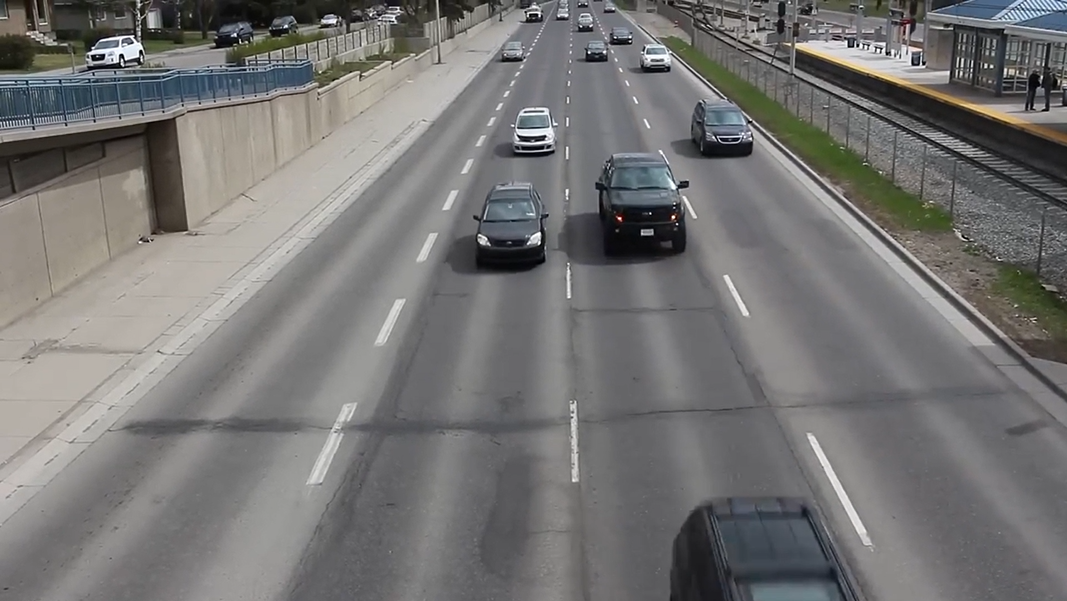
#> input picture Kryvokhata-Mariia-IM-21-Lab4/pythonProject/highway_image.png, 1067 x 601 px
$ python cars-image-detection.py
#> lines starting #> are read from the running program, lines starting #| are printed output that depends on the picture; after the words box and inside, x2 and y2 are one past the last pixel; in counts of white or black regions, pixels touching at a corner belong together
import cv2
import numpy as np
from matplotlib import pyplot as plt


def form_input_histogram(img, title):
    if len(img.shape) == 3:
        gray = cv2.cvtColor(img, cv2.COLOR_BGR2GRAY)
    else:
        gray = img

    plt.figure(figsize=(12, 4))
    plt.subplot(121)
    plt.imshow(cv2.cvtColor(img, cv2.COLOR_BGR2RGB))
    plt.title(title)

    plt.subplot(122)
    plt.hist(gray.ravel(), 256, [0, 256])
    plt.title('Brightness Histogram')
    plt.xlabel('Pixel Intensity')
    plt.ylabel('Frequency')
    plt.show()

    return gray


def form_closer_masked_hist(masked_img):
    if len(masked_img.shape) == 3:
        gray = cv2.cvtColor(masked_img, cv2.COLOR_BGR2GRAY)
    else:
        gray = masked_img

        # Plotting the image
    plt.figure(figsize=(15, 5))

    plt.subplot(121)
    plt.imshow(cv2.cvtColor(masked_img, cv2.COLOR_BGR2RGB))
    plt.title('Masked Image')

    hist = cv2.calcHist([gray], [0], None, [256], [0, 256])

    # Ignoring the spike at 0 intensity to see everything else better
    hist[0] = np.nan

    # Plotting the histogram
    plt.subplot(122)
    plt.plot(hist, color='blue')
    plt.title('Brightness Diagram Without Spike at 0')
    plt.xlabel('Pixel Intensity')
    plt.ylabel('Frequency')
    plt.xlim([0, 255])
    plt.ylim([0, np.nanmax(hist) * 1.1])
    plt.show()

    return gray


def create_road_mask(img):
    height, width = img.shape[:2]
    road_mask = np.zeros((height, width), dtype=np.uint8)

    pts = np.array([
        [0, int(height * 0.8)],                 # Near bottom-left corner
        [0, height],                            # Bottom-left corner
        [width, height],                        # Bottom-right corner
        [width, int(height * 0.6)],             # Near bottom-right corner
        [int(width * 0.6), int(height * 0.01)],  # Near top-right
        [int(width * 0.5), int(height * 0.01)]   # Near top-left
    ], np.int32)

    # Filling the mask with the trapezoidal region
    cv2.fillPoly(road_mask, [pts], 255)

    masked_img = cv2.bitwise_and(img, img, mask=road_mask)

    return masked_img, road_mask


def histogram_based_filtering(img):
    # Converting to HSV color space
    hsv = cv2.cvtColor(img, cv2.COLOR_BGR2HSV)

    # Defining HSV ranges for vehicle detection
    lower_color1 = np.array([0, 65, 50])  # Light colors
    upper_color1 = np.array([180, 255, 255])

    lower_color2 = np.array([0, 0, 0])  # Dark colors
    upper_color2 = np.array([180, 255, 50])  # Lower V value for darker colors

    # Creating masks using defined color ranges
    mask1 = cv2.inRange(hsv, lower_color1, upper_color1)
    mask2 = cv2.inRange(hsv, lower_color2, upper_color2)

    # Combining masks
    color_mask = cv2.bitwise_or(mask1, mask2)

    # Combining with histogram filtering
    binary = cv2.adaptiveThreshold(
        color_mask, 255, cv2.ADAPTIVE_THRESH_GAUSSIAN_C,
        cv2.THRESH_BINARY_INV, 25, 25
    )

    # Morphological operations to clean up the mask
    kernel = np.ones((2, 2), np.uint8)
    filtered = cv2.morphologyEx(binary, cv2.MORPH_CLOSE, kernel)
    filtered = cv2.morphologyEx(filtered, cv2.MORPH_OPEN, kernel)

    return filtered


def detect_vehicles(original_img, processed_img, road_mask):
    contours, _ = cv2.findContours(
        processed_img,
        cv2.RETR_EXTERNAL,
        cv2.CHAIN_APPROX_SIMPLE
    )

    vehicles = []
    for contour in contours:
        area = cv2.contourArea(contour)
        if area < 200:
            continue

        x, y, w, h = cv2.boundingRect(contour)

        # Checking if the contour is within the road mask
        if np.all(road_mask[y:y + h, x:x + w] > 0):
            aspect_ratio = float(w) / h
            if 0.3 < aspect_ratio < 3.0:
                vehicles.append(contour)

    # Drawing detected vehicles
    result = original_img.copy()
    cv2.drawContours(result, vehicles, -1, (0, 255, 0), 2)

    # Drawing rectangles to better see detected vehicles
    for contour in vehicles:
        x, y, w, h = cv2.boundingRect(contour)
        cv2.rectangle(result, (x, y), (x + w, y + h), (255, 0, 0), 2)

    return result, vehicles


def process_frame(frame_path):
    img = cv2.imread(frame_path)
    if img is None:
        raise ValueError(f"Error reading image at {frame_path}")

    form_input_histogram(img, 'Original Image')

    masked_img, road_mask = create_road_mask(img)
    form_input_histogram(masked_img, "Masked image")
    form_closer_masked_hist(masked_img)

    filtered = histogram_based_filtering(masked_img)

    result, vehicles = detect_vehicles(img, filtered, road_mask)

    plt.figure(figsize=(15, 5))
    plt.subplot(131)
    plt.imshow(cv2.cvtColor(masked_img, cv2.COLOR_BGR2RGB))
    plt.title('Masked Road Region')

    plt.subplot(132)
    plt.imshow(filtered, cmap='gray')
    plt.title('Filtered Image')

    plt.subplot(133)
    plt.imshow(cv2.cvtColor(result, cv2.COLOR_BGR2RGB))
    plt.title(f'Detected Vehicles: {len(vehicles)}')
    plt.show()

    return result, vehicles


def main():
    frame_path = 'highway_image.png'
    result, vehicles = process_frame(frame_path)
#> in process_frame, img is the input picture: shape (601, 1067, 3); mean B, G, R 115.9, 116.8, 117.7
#> in create_road_mask, `cv2.fillPoly(road_mask, [pts], 255)`:
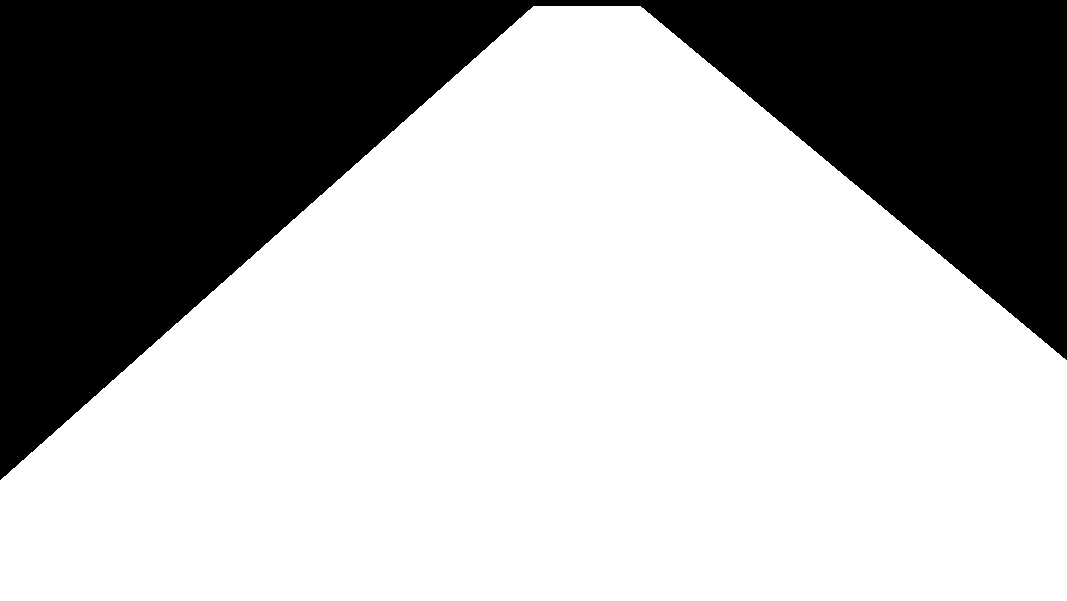
#> road_mask: shape (601, 1067); 67.5% white; 1 black region, box (x1, y1, x2, y2) and area: (0, 0, 1067, 480) 208539
#> call 2 of form_input_histogram, with title = 'Masked image'
#> in form_input_histogram (call 2), `plt.show()`:
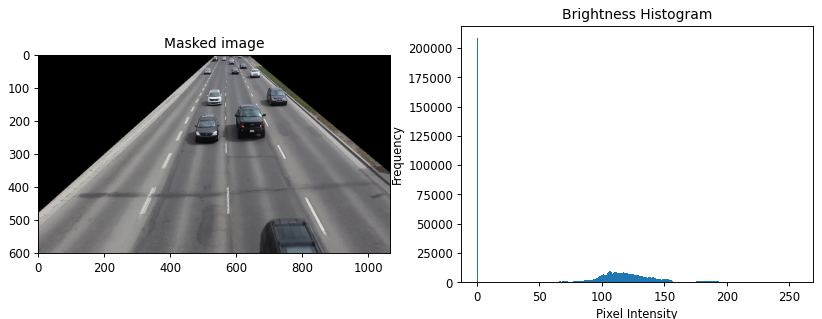
#> figure drawn by matplotlib, 2 panels; panel 2: tallest bar 208587 high, from x = 0 to 1
#> in form_closer_masked_hist, `hist = cv2.calcHist([gray], [0], None, [256], [0, 256])`: hist = 256 values, max 208587 at index 0, min 14 at index 249, mean 2504.9
#> in histogram_based_filtering, `hsv = cv2.cvtColor(img, cv2.COLOR_BGR2HSV)`: hsv: shape (601, 1067, 3); mean H, S, V 54, 6.8, 81.2
#> in histogram_based_filtering, `mask1 = cv2.inRange(hsv, lower_color1, upper_color1)`: mask1: shape (601, 1067); 0.71% white; 106 white regions (87 under 20 px), largest, box (x1, y1, x2, y2) and area: (669, 37, 849, 180) 2298, (849, 181, 909, 230) 472, (779, 567, 838, 586) 361
#> in histogram_based_filtering, `mask2 = cv2.inRange(hsv, lower_color2, upper_color2)`: mask2: shape (601, 1067); 34.5% white; 112 white regions (85 under 20 px), largest, box (x1, y1, x2, y2) and area: (0, 0, 1067, 480) 208550, (596, 183, 686, 264) 4345, (670, 510, 725, 601) 3147
#> in histogram_based_filtering, `color_mask = cv2.bitwise_or(mask1, mask2)`:
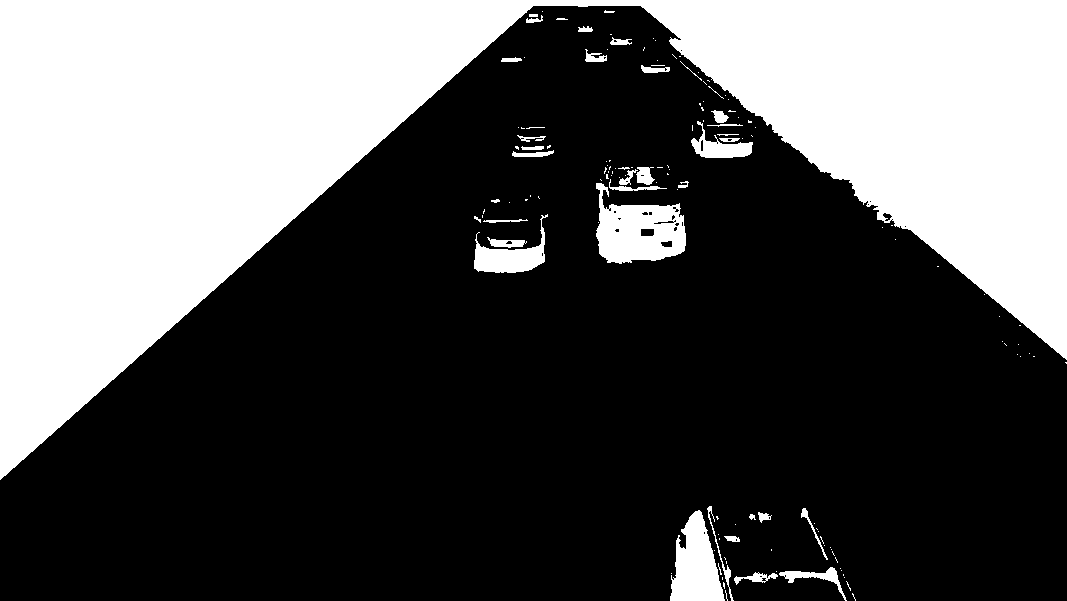
#> color_mask: shape (601, 1067); 35.2% white; 142 white regions (104 under 20 px), largest, box (x1, y1, x2, y2) and area: (0, 0, 1067, 480) 211320, (596, 183, 686, 264) 4488, (670, 510, 725, 601) 3147
#> in histogram_based_filtering, `binary = cv2.adaptiveThreshold( color_mask, 255, cv2.ADAPTIVE_THRESH_G..`: binary: shape (601, 1067); 3.3% white; 49 white regions (26 under 20 px), largest, box (x1, y1, x2, y2) and area: (0, 6, 1067, 484) 7872, (665, 503, 856, 601) 3905, (591, 162, 691, 268) 2788
#> in histogram_based_filtering, `filtered = cv2.morphologyEx(binary, cv2.MORPH_CLOSE, kernel)`: filtered: shape (601, 1067); 3.4% white; 32 white regions (11 under 20 px), largest, box (x1, y1, x2, y2) and area: (0, 7, 1067, 485) 8050, (666, 504, 857, 601) 4036, (592, 163, 692, 269) 2888
#> in histogram_based_filtering, `filtered = cv2.morphologyEx(filtered, cv2.MORPH_OPEN, kernel)`:
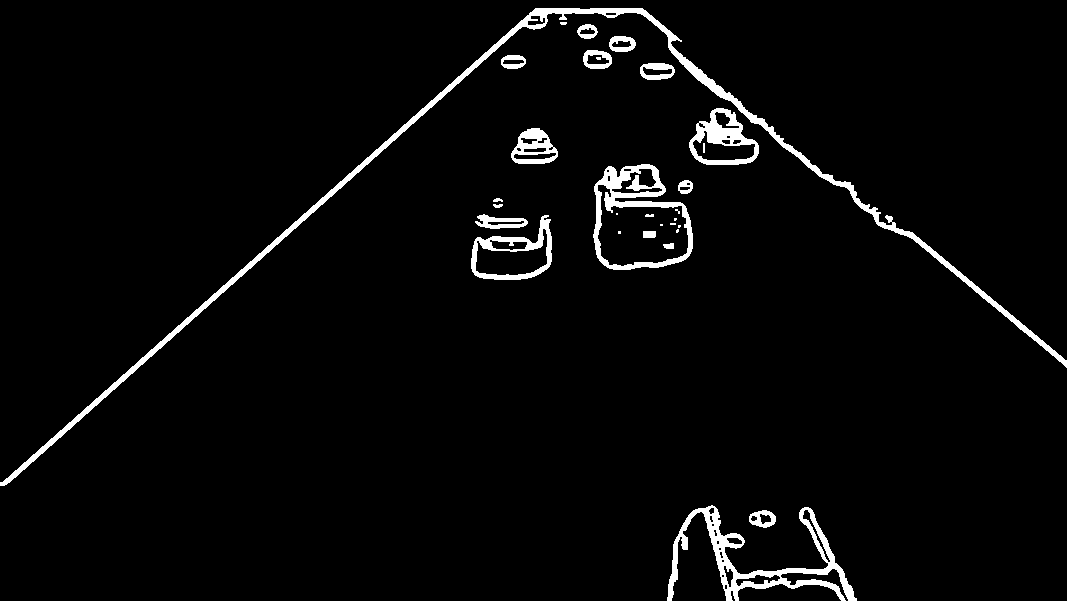
#> filtered: shape (601, 1067); 3.3% white; 30 white regions (10 under 20 px)
#> in detect_vehicles, `contours, _ = cv2.findContours( processed_img, cv2.RETR_EXTERNAL, cv2...`: contours = 17 contours, 3 with area under 20; largest, box (x1, y1, x2, y2) and area: (593, 164, 693, 270) 7902, (0, 8, 1067, 486) 6948, (667, 505, 857, 601) 4090, (471, 215, 552, 280) 3213, (689, 108, 759, 165) 2644
#> the loop in detect_vehicles, `for contour in contours:` made 17 passes
#> (area, x, y, w, h, aspect_ratio) on passes 1, 2, 3, 4, 8, 9, 10, 11, 12, 13, 14, 15: (336, 749, 510, 27, 18, 1.5), (4090.5, 667, 505, 190, 96, 1.98), (3213, 471, 215, 81, 65, 1.25), (452.5, 475, 214, 53, 15, 3.53), (7902, 593, 164, 100, 106, 0.943), (1182.5, 511, 128, 47, 36, 1.31), (2644, 689, 108, 70, 57, 1.23), (466, 640, 63, 35, 17, 2.06), (264.5, 501, 55, 25, 14, 1.79), (431, 583, 50, 29, 19, 1.53), (331, 609, 36, 27, 16, 1.69), (215, 577, 24, 21, 15, 1.4)
#> area on pass 7: 148.5
#> after the loop in detect_vehicles, `for contour in contours:`: vehicles = 11 contours; largest, box (x1, y1, x2, y2) and area: (593, 164, 693, 270) 7902, (667, 505, 857, 601) 4090, (471, 215, 552, 280) 3213, (689, 108, 759, 165) 2644, (511, 128, 558, 164) 1182
#> in detect_vehicles, `cv2.drawContours(result, vehicles, -1, (0, 255, 0), 2)`:
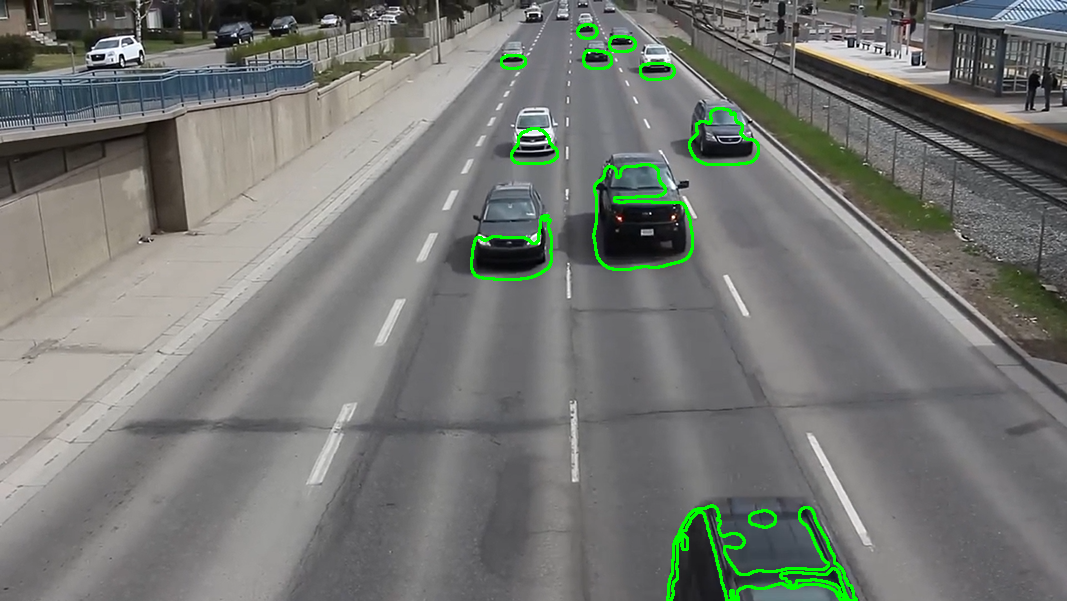
#> result: shape (601, 1067, 3); 1.34% of pixels changed, all inside (x1, y1, x2, y2) = (470, 23, 858, 601)
#> the loop in detect_vehicles, `for contour in vehicles:` made 11 passes
#> (x, y, w, h) on passes 1 to 11: (749, 510, 27, 18), (667, 505, 190, 96), (471, 215, 81, 65), (593, 164, 100, 106), (511, 128, 47, 36), (689, 108, 70, 57), (640, 63, 35, 17), (501, 55, 25, 14), (583, 50, 29, 19), (609, 36, 27, 16), (577, 24, 21, 15)
#> after the loop in detect_vehicles, `for contour in vehicles:`:
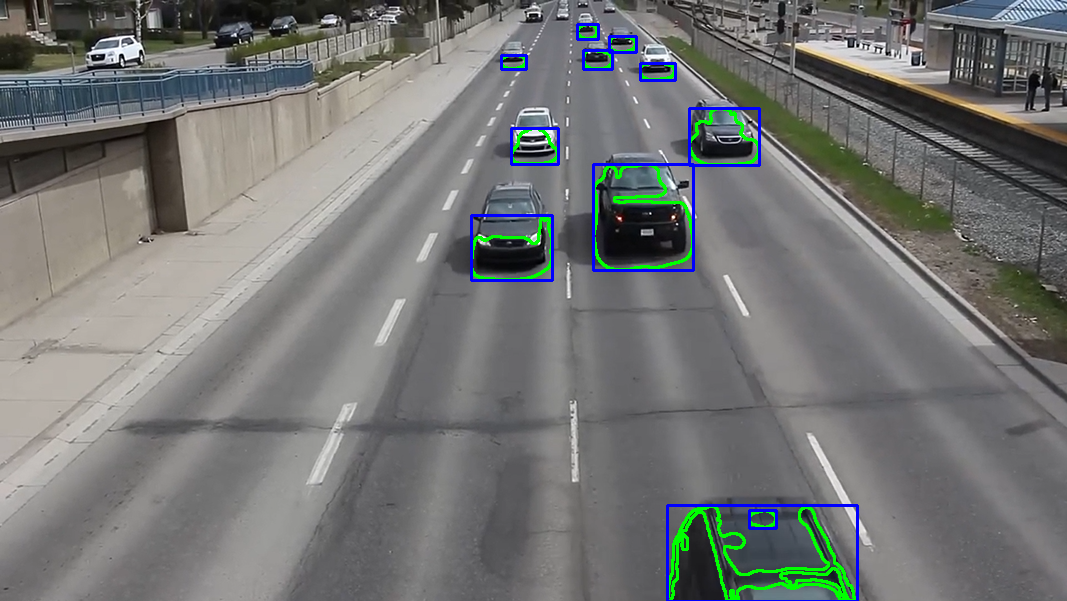
#> result: shape (601, 1067, 3); 0.97% of pixels changed, all inside (x1, y1, x2, y2) = (470, 23, 859, 601)
#> in process_frame, `plt.show()`:
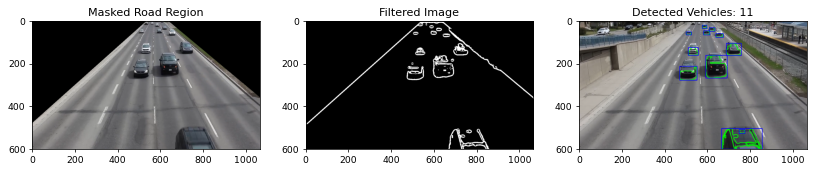
#> figure drawn by matplotlib, 3 panels
    print(f"Detected {len(vehicles)} vehicles")
#| Detected 11 vehicles


if __name__ == "__main__":
    main()
